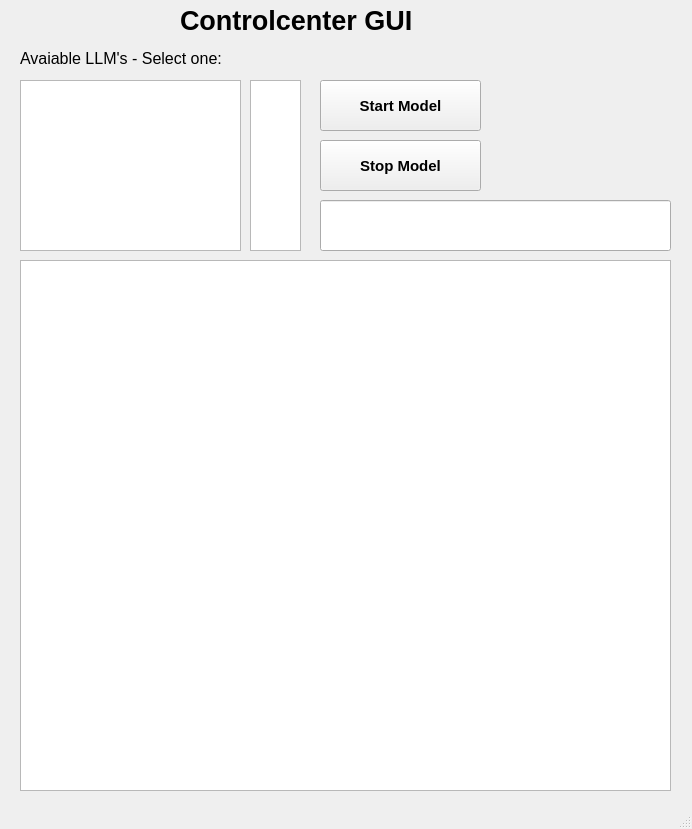
<?xml version="1.0" encoding="UTF-8"?>
<ui version="4.0">
 <class>MainWindow</class>
 <widget class="QMainWindow" name="MainWindow">
  <property name="geometry">
   <rect>
    <x>0</x>
    <y>0</y>
    <width>692</width>
    <height>829</height>
   </rect>
  </property>
  <property name="windowTitle">
   <string>LLM TalkGUI</string>
  </property>
  <widget class="QWidget" name="centralwidget">
   <widget class="QPushButton" name="startllmButton">
    <property name="geometry">
     <rect>
      <x>320</x>
      <y>80</y>
      <width>161</width>
      <height>51</height>
     </rect>
    </property>
    <property name="font">
     <font>
      <pointsize>11</pointsize>
      <weight>75</weight>
      <bold>true</bold>
     </font>
    </property>
    <property name="text">
     <string>Start Model</string>
    </property>
   </widget>
   <widget class="QLineEdit" name="dispStart">
    <property name="geometry">
     <rect>
      <x>320</x>
      <y>200</y>
      <width>351</width>
      <height>51</height>
     </rect>
    </property>
    <property name="font">
     <font>
      <pointsize>12</pointsize>
     </font>
    </property>
   </widget>
   <widget class="QListWidget" name="listLLM">
    <property name="geometry">
     <rect>
      <x>20</x>
      <y>80</y>
      <width>221</width>
      <height>171</height>
     </rect>
    </property>
   </widget>
   <widget class="QLabel" name="label_2">
    <property name="geometry">
     <rect>
      <x>20</x>
      <y>50</y>
      <width>241</width>
      <height>17</height>
     </rect>
    </property>
    <property name="font">
     <font>
      <pointsize>12</pointsize>
     </font>
    </property>
    <property name="text">
     <string>Avaiable LLM's - Select one:</string>
    </property>
   </widget>
   <widget class="QTextEdit" name="dispInfo">
    <property name="geometry">
     <rect>
      <x>20</x>
      <y>260</y>
      <width>651</width>
      <height>531</height>
     </rect>
    </property>
    <property name="font">
     <font>
      <pointsize>11</pointsize>
     </font>
    </property>
   </widget>
   <widget class="QLabel" name="label">
    <property name="geometry">
     <rect>
      <x>180</x>
      <y>0</y>
      <width>301</width>
      <height>41</height>
     </rect>
    </property>
    <property name="font">
     <font>
      <pointsize>20</pointsize>
      <weight>75</weight>
      <bold>true</bold>
     </font>
    </property>
    <property name="text">
     <string>Controlcenter GUI</string>
    </property>
   </widget>
   <widget class="QPushButton" name="stopllmButton">
    <property name="geometry">
     <rect>
      <x>320</x>
      <y>140</y>
      <width>161</width>
      <height>51</height>
     </rect>
    </property>
    <property name="font">
     <font>
      <pointsize>11</pointsize>
      <weight>75</weight>
      <bold>true</bold>
     </font>
    </property>
    <property name="text">
     <string>Stop Model</string>
    </property>
   </widget>
   <widget class="QListWidget" name="listLang">
    <property name="geometry">
     <rect>
      <x>250</x>
      <y>80</y>
      <width>51</width>
      <height>171</height>
     </rect>
    </property>
   </widget>
  </widget>
  <widget class="QMenuBar" name="menubar">
   <property name="geometry">
    <rect>
     <x>0</x>
     <y>0</y>
     <width>692</width>
     <height>24</height>
    </rect>
   </property>
  </widget>
  <widget class="QStatusBar" name="statusbar"/>
 </widget>
 <resources/>
 <connections/>
</ui>
